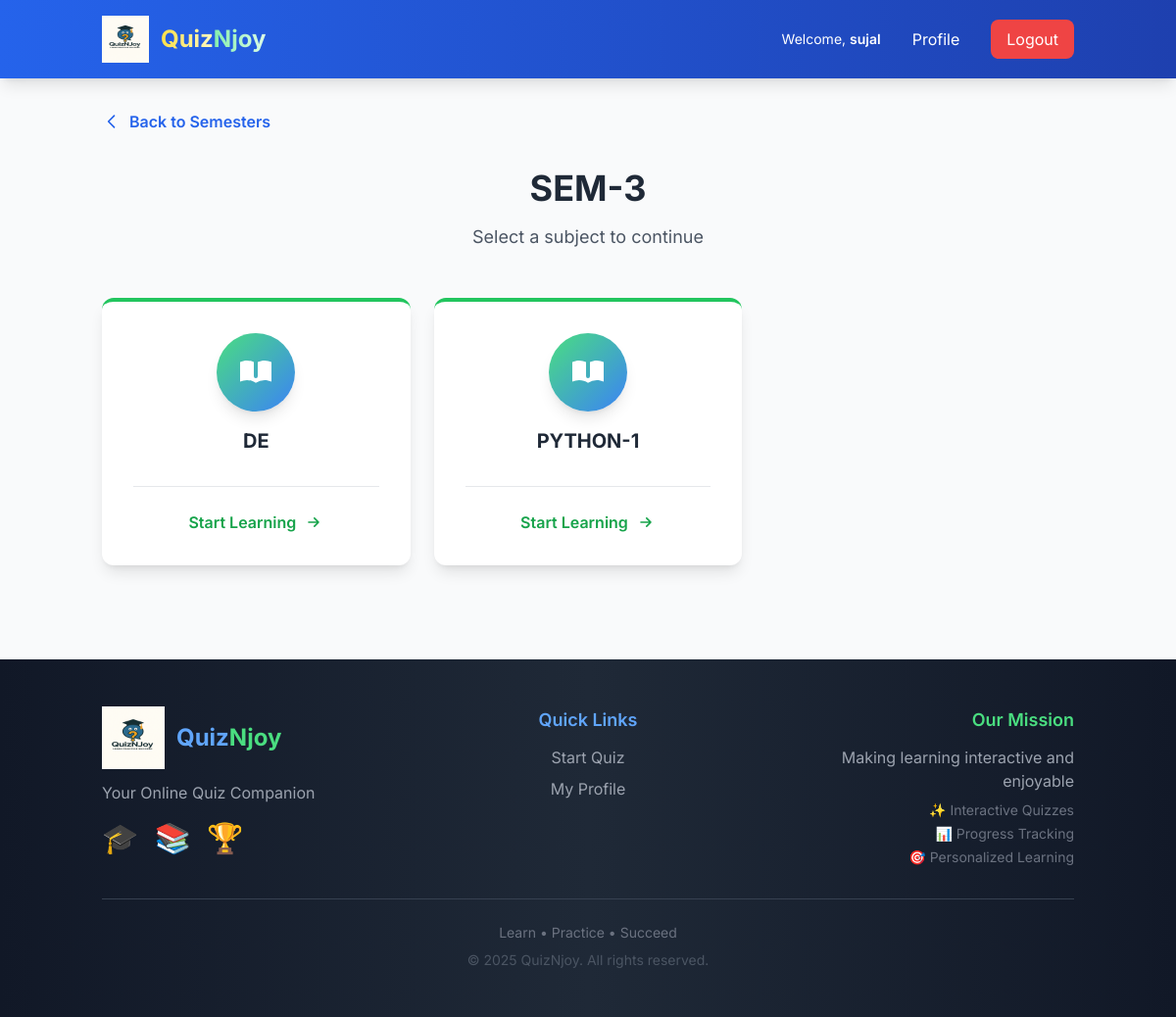
Screenshot of /quiz/semester/1/ (signed in) with the database file from the repository.
### semesters/models.py (models this page shows, shortened)
class Semester(models.Model):
    name = models.CharField(max_length=100, unique=True)
    description = models.TextField(blank=True)
    created_at = models.DateTimeField(auto_now_add=True)
    class Meta:
        ordering = ['name']

class Subject(models.Model):
    semester = models.ForeignKey(Semester, on_delete=models.CASCADE, related_name='subjects')
    name = models.CharField(max_length=200)
    code = models.CharField(max_length=20, blank=True)
    created_at = models.DateTimeField(auto_now_add=True)
    class Meta:
        ordering = ['semester', 'name']
        unique_together = ['semester', 'name']

### quiz/views.py (the view)
# urls.py: path('semester/<int:semester_id>/', views.select_subject, name='select_subject'),
@login_required
def select_subject(request, semester_id):
    semester = get_object_or_404(Semester, id=semester_id)
    subjects = Subject.objects.filter(semester=semester)
    return render(request, 'quiz/select_subject.html', {
        'semester': semester,
        'subjects': subjects
    })

### templates/quiz/select_subject.html (shortened to what this page needs)
{% extends 'base.html' %}
{% block content %}
<div class="max-w-6xl mx-auto">
    <div class="mb-8">
        <a href="{% url 'quiz:select_semester' %}" class="inline-flex items-center text-blue-600 hover:text-blue-800 font-semibold">
            <svg class="w-5 h-5 mr-2" fill="none" stroke="currentColor" viewBox="0 0 24 24">
                <path stroke-linecap="round" stroke-linejoin="round" stroke-width="2" d="M15 19l-7-7 7-7"/>
            </svg>
            Back to Semesters
        </a>
    </div>
    <div class="text-center mb-6 md:mb-12">
        <h1 class="text-2xl md:text-4xl font-bold text-gray-800 mb-2 md:mb-4">{{ semester.name }}</h1>
        <p class="text-base md:text-lg text-gray-600">Select a subject to continue</p>
    </div>
    {% if subjects %}
        <div class="grid grid-cols-1 md:grid-cols-2 lg:grid-cols-3 gap-6">
            {% for subject in subjects %}
                <a href="{% url 'quiz:select_unit' subject.id %}" class="group block">
                    <div class="bg-white rounded-xl shadow-lg hover:shadow-2xl transition-all duration-300 transform hover:-translate-y-3 p-8 border-t-4 border-green-500 h-full">
                        <div class="flex flex-col items-center text-center">
                            <div class="bg-gradient-to-br from-green-400 to-blue-500 text-white w-20 h-20 rounded-full flex items-center justify-center mb-4 group-hover:scale-110 transition-transform duration-300 shadow-lg">
                                <svg class="w-10 h-10" fill="currentColor" viewBox="0 0 20 20">
                                    <path d="M9 4.804A7.968 7.968 0 005.5 4c-1.255 0-2.443.29-3.5.804v10A7.969 7.969 0 015.5 14c1.669 0 3.218.51 4.5 1.385A7.962 7.962 0 0114.5 14c1.255 0 2.443.29 3.5.804v-10A7.968 7.968 0 0014.5 4c-1.255 0-2.443.29-3.5.804V12a1 1 0 11-2 0V4.804z"/>
                                </svg>
                            </div>
                            <h3 class="text-xl font-bold text-gray-800 group-hover:text-green-600 transition duration-300 mb-2">
                                {{ subject.name }}
                            </h3>
                        </div>
                        <div class="mt-6 pt-6 border-t border-gray-200 flex items-center justify-center text-green-600 font-semibold">
                            <span>Start Learning</span>
                            <svg class="w-5 h-5 ml-2 group-hover:translate-x-2 transition duration-300" fill="none" stroke="currentColor" viewBox="0 0 24 24">
                                <path stroke-linecap="round" stroke-linejoin="round" stroke-width="2" d="M13 7l5 5m0 0l-5 5m5-5H6"/>
                            </svg>
                        </div>
                    </div>
                </a>
            {% endfor %}
        </div>
    {% endif %}
</div>
{% endblock %}

### templates/base.html (shortened to what this page needs)
<!DOCTYPE html>
<html lang="en">
<head>
    <script src="https://cdn.tailwindcss.com"></script>
</head>
<body class="bg-gray-50">
    <nav class="bg-gradient-to-r from-blue-600 to-blue-800 text-white shadow-lg">
        <div class="container mx-auto px-4">
            <div class="flex justify-between items-center py-3 md:py-4">
                <a href="{% url 'home' %}" class="text-xl md:text-2xl font-bold flex items-center hover:scale-105 transition duration-300">
                    {% load static %}
                    <img src="{% static 'images/logo.png' %}" alt="QuizNJoy Logo" class="h-10 w-10 md:h-12 md:w-12 mr-2 md:mr-3">
                    <span class="bg-gradient-to-r from-yellow-300 to-yellow-100 bg-clip-text text-transparent">Quiz</span><span class="bg-gradient-to-r from-green-300 to-green-100 bg-clip-text text-transparent">Njoy</span>
                </a>
                <div class="hidden md:flex items-center space-x-4">
                    {% if user.is_authenticated %}
                        <span class="text-sm">Welcome, <span class="font-semibold">{{ user.username }}</span></span>
                        <a href="{% url 'accounts:profile' %}" class="hover:bg-blue-700 px-4 py-2 rounded-lg transition duration-300">Profile</a>
                        <a href="{% url 'accounts:logout' %}" class="bg-red-500 hover:bg-red-600 px-4 py-2 rounded-lg transition duration-300">Logout</a>
                    {% else %}
                        <a href="{% url 'accounts:login' %}" class="hover:bg-blue-700 px-4 py-2 rounded-lg transition duration-300">Login</a>
                        <a href="{% url 'accounts:signup' %}" class="bg-green-500 hover:bg-green-600 px-4 py-2 rounded-lg transition duration-300">Sign Up</a>
                    {% endif %}
                </div>
            </div>
        </div>
    </nav>
    <main class="container mx-auto px-3 sm:px-4 py-4 md:py-8">
        {% block content %}
        {% endblock %}
    </main>
    <footer class="bg-gradient-to-r from-gray-900 via-gray-800 to-gray-900 text-white mt-8 md:mt-16">
        <div class="container mx-auto px-4 py-8 md:py-12">
            <div class="grid grid-cols-1 md:grid-cols-3 gap-6 md:gap-8 mb-6 md:mb-8">
                <div class="text-center md:text-left">
                    <div class="flex items-center justify-center md:justify-start mb-3">
                        <img src="{% static 'images/logo.png' %}" alt="QuizNJoy Logo" class="h-16 w-16 mr-3">
                        <h3 class="text-2xl font-bold">
                            <span class="text-blue-400">Quiz</span><span class="text-green-400">Njoy</span>
                        </h3>
                    </div>
                    <p class="text-gray-400 mb-4">Your Online Quiz Companion</p>
                    <div class="flex justify-center md:justify-start space-x-4 text-3xl">
                        <span>🎓</span>
                        <span>📚</span>
                        <span>🏆</span>
                    </div>
                </div>
                <div class="text-center">
                    <h4 class="text-lg font-semibold mb-3 text-blue-400">Quick Links</h4>
                    <div class="space-y-2">
                        {% if user.is_authenticated %}
                            <a href="{% url 'quiz:select_semester' %}" class="block text-gray-400 hover:text-white transition duration-200">Start Quiz</a>
                            <a href="{% url 'accounts:profile' %}" class="block text-gray-400 hover:text-white transition duration-200">My Profile</a>
                        {% else %}
                            <a href="{% url 'accounts:login' %}" class="block text-gray-400 hover:text-white transition duration-200">Login</a>
                            <a href="{% url 'accounts:signup' %}" class="block text-gray-400 hover:text-white transition duration-200">Sign Up</a>
                        {% endif %}
                    </div>
                </div>
                <div class="text-center md:text-right">
                    <h4 class="text-lg font-semibold mb-3 text-green-400">Our Mission</h4>
                    <p class="text-gray-400 mb-2">Making learning interactive and enjoyable</p>
                    <div class="space-y-1 text-sm text-gray-500">
                        <p>✨ Interactive Quizzes</p>
                        <p>📊 Progress Tracking</p>
                        <p>🎯 Personalized Learning</p>
                    </div>
                </div>
            </div>
            <div class="border-t border-gray-700 pt-6 text-center">
                <p class="text-sm text-gray-500">Learn • Practice • Succeed</p>
                <p class="text-sm text-gray-600 mt-2">© 2025 QuizNjoy. All rights reserved.</p>
            </div>
        </div>
    </footer>
</body>
</html>

### templates/base.html (style rules this page uses)
body { font-family: 'Inter', sans-serif; -webkit-font-smoothing: antialiased; -moz-osx-font-smoothing: grayscale; }
html { scroll-behavior: smooth; }

### rows the page displays
Semester: name "SEM-3"
Subject: name "DE"
Subject: name "PYTHON-1"

### other values shown
{{ user.username }} "sujal"
